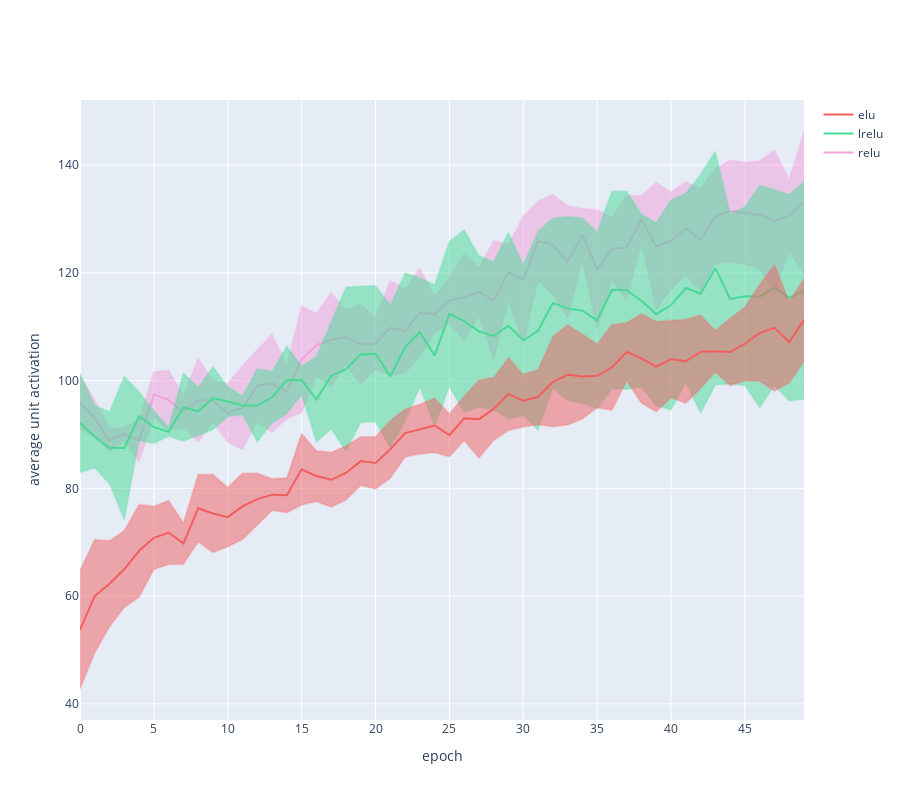

Notebook source saved alongside this figure:
### Code cell
fig = go.Figure()

fig.add_trace(go.Scatter(x=x,
                         y=np.mean(relu_mean, axis=0) + np.std(relu_mean, axis=0),
                         fill=None,
                         mode='lines',
                         line_color='rgba(242, 160, 220,0.2)',
                         hoverinfo="skip",
                         showlegend=False))
fig.add_trace(go.Scatter(x=x,
                         y=np.mean(relu_mean, axis=0) - np.std(relu_mean, axis=0),
                         fill='tonexty',  # fill area between trace0 and trace1
                         mode='lines',
                         line_color='rgba(242, 160, 220,0.2)',
                         hoverinfo="skip",
                         showlegend=False))
fig.add_trace(go.Scatter(x=x,
                         y=np.mean(relu_mean, axis=0),
                         line=dict(color='rgb(242, 160, 220)'),
                         mode='lines',
                         name='relu'
                         ))

fig.add_trace(go.Scatter(x=x,
                         y=np.mean(lrelu_mean, axis=0) + np.std(lrelu_mean, axis=0),
                         fill=None,
                         mode='lines',
                         line_color='rgba(72, 217, 149,0.2)',
                         hoverinfo="skip",
                         showlegend=False))
fig.add_trace(go.Scatter(x=x,
                         y=np.mean(lrelu_mean, axis=0) - np.std(lrelu_mean, axis=0),
                         fill='tonexty',  # fill area between trace0 and trace1
                         mode='lines',
                         line_color='rgba(72, 217, 149,0.2)',
                         hoverinfo="skip",
                         showlegend=False))
fig.add_trace(go.Scatter(x=x,
                         y=np.mean(lrelu_mean, axis=0),
                         line=dict(color='rgb(72, 217, 149)'),
                         mode='lines',
                         name='lrelu'
                         ))

fig.add_trace(go.Scatter(x=x,
                         y=np.mean(elu_mean, axis=0) + np.std(elu_mean, axis=0),
                         fill=None,
                         mode='lines',
                         line_color='rgba(242, 94, 94, 0.2)',
                         hoverinfo="skip",
                         showlegend=False))
fig.add_trace(go.Scatter(x=x,
                         y=np.mean(elu_mean, axis=0) - np.std(elu_mean, axis=0),
                         fill='tonexty',  # fill area between trace0 and trace1
                         mode='lines',
                         line_color='rgba(242, 94, 94, 0.2)',
                         hoverinfo="skip",
                         showlegend=False))
fig.add_trace(go.Scatter(x=x,
                         y=np.mean(elu_mean, axis=0),
                         line=dict(color='rgb(242, 94, 94)'),
                         mode='lines',
                         name='elu'
                         ))

fig.update_layout(height=800,
                  yaxis_title='average unit activation',
                  xaxis_title='epoch')

fig.write_json('../../../images/activation/elus/avg-unit-active.html')
fig.write_image('../../../images/activation/elus/avg-unit-active.jpg')

fig.show()

### Figure 1 — Plotly figure (JSON) as saved in the notebook; plotly's stock layout.template omitted (floating-point values rounded to 4 significant figures)
{"data": [{"hoverinfo": "skip", "line": {"color": "rgba(242, 160, 220,0.2)"}, "mode": "lines", "showlegend": false, "x": [0, 1, 2, 3, 4, 5, 6, 7, 8, 9, 10, 11, 12, 13, 14, 15, 16, 17, 18, 19, 20, 21, 22, 23, 24, 25, 26, 27, 28, 29, 30, 31, 32, 33, 34, 35, 36, 37, 38, 39, 40, 41, 42, 43, 44, 45, 46, 47, 48, 49], "y": [100.8, 96.44, 91.06, 91.34, 92.75, 101.7, 101.9, 97.25, 104.2, 100.0, 99.46, 102.8, 105.7, 108.6, 103.0, 113.9, 112.5, 116.3, 113.1, 114.2, 111.7, 118.6, 117.0, 120.8, 115.7, 119.2, 123.6, 120.9, 126.0, 125.3, 130.6, 133.3, 134.6, 132.5, 132.0, 131.7, 130.4, 134.3, 134.4, 136.8, 135.0, 136.9, 135.6, 139.3, 141.0, 140.5, 140.8, 142.8, 137.3, 146.3], "type": "scatter"}, {"fill": "tonexty", "hoverinfo": "skip", "line": {"color": "rgba(242, 160, 220,0.2)"}, "mode": "lines", "showlegend": false, "x": [0, 1, 2, 3, 4, 5, 6, 7, 8, 9, 10, 11, 12, 13, 14, 15, 16, 17, 18, 19, 20, 21, 22, 23, 24, 25, 26, 27, 28, 29, 30, 31, 32, 33, 34, 35, 36, 37, 38, 39, 40, 41, 42, 43, 44, 45, 46, 47, 48, 49], "y": [90.91, 89.52, 86.83, 88.81, 84.97, 93.15, 90.82, 91.23, 88.63, 92.34, 88.57, 87.18, 92.43, 90.41, 92.91, 94.04, 100.8, 98.92, 103.1, 99.28, 102.1, 101.0, 101.4, 104.5, 108.8, 110.6, 107.5, 111.9, 103.9, 114.9, 106.9, 118.6, 115.9, 111.6, 122.2, 109.5, 118.7, 115.0, 125.5, 113.1, 116.9, 119.6, 116.5, 121.7, 122.0, 121.6, 120.7, 116.5, 123.9, 119.9], "type": "scatter"}, {"line": {"color": "rgb(242, 160, 220)"}, "mode": "lines", "name": "relu", "x": [0, 1, 2, 3, 4, 5, 6, 7, 8, 9, 10, 11, 12, 13, 14, 15, 16, 17, 18, 19, 20, 21, 22, 23, 24, 25, 26, 27, 28, 29, 30, 31, 32, 33, 34, 35, 36, 37, 38, 39, 40, 41, 42, 43, 44, 45, 46, 47, 48, 49], "y": [95.87, 92.98, 88.94, 90.07, 88.86, 97.4, 96.38, 94.24, 96.39, 96.2, 94.02, 94.99, 99.09, 99.51, 97.94, 103.9, 106.6, 107.6, 108.1, 106.7, 106.9, 109.8, 109.2, 112.7, 112.3, 114.9, 115.5, 116.4, 114.9, 120.1, 118.7, 125.9, 125.3, 122.0, 127.1, 120.6, 124.6, 124.7, 129.9, 124.9, 126.0, 128.2, 126.1, 130.5, 131.5, 131.1, 130.7, 129.7, 130.6, 133.1], "type": "scatter"}, {"hoverinfo": "skip", "line": {"color": "rgba(72, 217, 149,0.2)"}, "mode": "lines", "showlegend": false, "x": [0, 1, 2, 3, 4, 5, 6, 7, 8, 9, 10, 11, 12, 13, 14, 15, 16, 17, 18, 19, 20, 21, 22, 23, 24, 25, 26, 27, 28, 29, 30, 31, 32, 33, 34, 35, 36, 37, 38, 39, 40, 41, 42, 43, 44, 45, 46, 47, 48, 49], "y": [101.3, 95.4, 94.2, 100.8, 97.9, 94.42, 91.29, 101.4, 98.75, 102.6, 98.86, 97.15, 102.2, 101.7, 106.4, 102.7, 104.4, 110.7, 117.3, 117.5, 117.6, 114.0, 119.9, 119.2, 117.8, 125.9, 128.0, 123.2, 122.1, 127.5, 121.5, 127.7, 130.2, 130.5, 130.2, 127.6, 135.2, 135.2, 130.9, 129.3, 133.5, 134.8, 138.3, 142.6, 131.0, 132.2, 136.2, 135.4, 134.5, 136.9], "type": "scatter"}, {"fill": "tonexty", "hoverinfo": "skip", "line": {"color": "rgba(72, 217, 149,0.2)"}, "mode": "lines", "showlegend": false, "x": [0, 1, 2, 3, 4, 5, 6, 7, 8, 9, 10, 11, 12, 13, 14, 15, 16, 17, 18, 19, 20, 21, 22, 23, 24, 25, 26, 27, 28, 29, 30, 31, 32, 33, 34, 35, 36, 37, 38, 39, 40, 41, 42, 43, 44, 45, 46, 47, 48, 49], "y": [82.95, 83.77, 80.79, 74.21, 88.9, 88.32, 89.68, 88.74, 89.86, 90.91, 93.36, 93.65, 88.61, 92.13, 93.86, 97.42, 88.59, 91.04, 86.94, 92.24, 92.35, 87.54, 92.42, 98.82, 91.51, 98.91, 94.11, 95.09, 94.55, 92.94, 93.5, 90.83, 98.64, 96.36, 95.78, 94.77, 98.56, 98.4, 98.79, 95.33, 94.56, 99.64, 93.98, 99.2, 99.37, 99.09, 94.95, 99.09, 96.23, 96.55], "type": "scatter"}, {"line": {"color": "rgb(72, 217, 149)"}, "mode": "lines", "name": "lrelu", "x": [0, 1, 2, 3, 4, 5, 6, 7, 8, 9, 10, 11, 12, 13, 14, 15, 16, 17, 18, 19, 20, 21, 22, 23, 24, 25, 26, 27, 28, 29, 30, 31, 32, 33, 34, 35, 36, 37, 38, 39, 40, 41, 42, 43, 44, 45, 46, 47, 48, 49], "y": [92.13, 89.59, 87.5, 87.5, 93.4, 91.37, 90.49, 95.07, 94.3, 96.74, 96.11, 95.4, 95.41, 96.91, 100.1, 100.1, 96.52, 100.9, 102.1, 104.9, 105.0, 100.8, 106.2, 109.0, 104.6, 112.4, 111.1, 109.2, 108.3, 110.2, 107.5, 109.3, 114.4, 113.4, 113.0, 111.2, 116.9, 116.8, 114.8, 112.3, 114.0, 117.2, 116.1, 120.9, 115.2, 115.7, 115.6, 117.3, 115.4, 116.7], "type": "scatter"}, {"hoverinfo": "skip", "line": {"color": "rgba(242, 94, 94, 0.2)"}, "mode": "lines", "showlegend": false, "x": [0, 1, 2, 3, 4, 5, 6, 7, 8, 9, 10, 11, 12, 13, 14, 15, 16, 17, 18, 19, 20, 21, 22, 23, 24, 25, 26, 27, 28, 29, 30, 31, 32, 33, 34, 35, 36, 37, 38, 39, 40, 41, 42, 43, 44, 45, 46, 47, 48, 49], "y": [64.78, 70.52, 70.28, 72.16, 77.02, 76.7, 77.76, 73.62, 82.57, 82.58, 80.16, 82.82, 82.82, 81.79, 81.97, 90.17, 86.99, 86.7, 87.86, 89.59, 89.58, 92.61, 94.67, 95.62, 96.75, 93.88, 97.11, 100.1, 100.6, 104.3, 101.2, 102.1, 108.1, 110.4, 108.6, 106.8, 110.4, 110.7, 112.4, 111.0, 111.2, 111.4, 112.2, 109.3, 111.6, 113.7, 117.9, 121.5, 114.7, 118.9], "type": "scatter"}, {"fill": "tonexty", "hoverinfo": "skip", "line": {"color": "rgba(242, 94, 94, 0.2)"}, "mode": "lines", "showlegend": false, "x": [0, 1, 2, 3, 4, 5, 6, 7, 8, 9, 10, 11, 12, 13, 14, 15, 16, 17, 18, 19, 20, 21, 22, 23, 24, 25, 26, 27, 28, 29, 30, 31, 32, 33, 34, 35, 36, 37, 38, 39, 40, 41, 42, 43, 44, 45, 46, 47, 48, 49], "y": [42.75, 49.49, 54.3, 57.89, 59.81, 64.96, 65.85, 65.93, 70.07, 68.07, 69.16, 70.51, 73.19, 75.88, 75.5, 76.9, 77.58, 76.49, 77.86, 80.53, 79.89, 81.88, 85.83, 86.39, 86.6, 85.89, 88.88, 85.63, 88.92, 90.73, 91.39, 91.83, 91.45, 91.75, 92.89, 94.97, 94.51, 99.94, 95.79, 94.21, 96.82, 95.8, 98.53, 101.6, 99.04, 100.0, 99.88, 98.07, 99.6, 103.6], "type": "scatter"}, {"line": {"color": "rgb(242, 94, 94)"}, "mode": "lines", "name": "elu", "x": [0, 1, 2, 3, 4, 5, 6, 7, 8, 9, 10, 11, 12, 13, 14, 15, 16, 17, 18, 19, 20, 21, 22, 23, 24, 25, 26, 27, 28, 29, 30, 31, 32, 33, 34, 35, 36, 37, 38, 39, 40, 41, 42, 43, 44, 45, 46, 47, 48, 49], "y": [53.77, 60.0, 62.29, 65.03, 68.41, 70.83, 71.81, 69.77, 76.32, 75.33, 74.66, 76.66, 78.01, 78.83, 78.73, 83.54, 82.29, 81.59, 82.86, 85.06, 84.73, 87.25, 90.25, 91.0, 91.67, 89.88, 92.99, 92.86, 94.75, 97.5, 96.28, 96.96, 99.8, 101.1, 100.8, 100.9, 102.4, 105.3, 104.1, 102.6, 104.0, 103.6, 105.4, 105.5, 105.3, 106.8, 108.9, 109.8, 107.2, 111.3], "type": "scatter"}], "layout": {"height": 800, "yaxis": {"title": {"text": "average unit activation"}}, "xaxis": {"title": {"text": "epoch"}}}}
